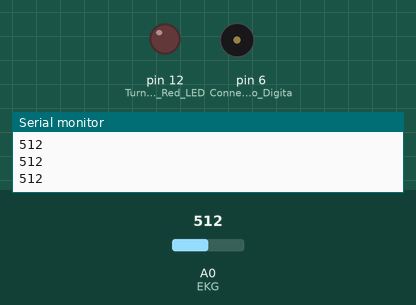
Simulated run of this sketch. Board: Arduino Uno, built with avr-gcc and run on an emulated ATmega328P. Shown: output pins drawn as LEDs (lit = HIGH), buzzer (waves = sounding), the last lines printed to the serial monitor. The test bench sets the inputs (shaded band); at power-on: A0 (EKG) = 512.

Above: at 1.2 s.
1.3 s: A0 (EKG) set to 597
2.8 s: A0 (EKG) set to 620
At 3.5 s:
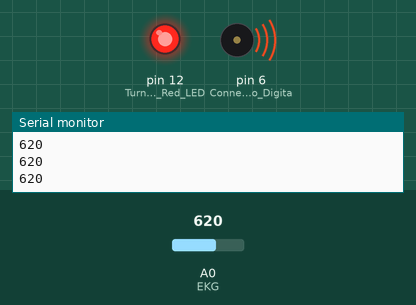
5.8 s: A0 (EKG) set to 600
At 6.4 s:
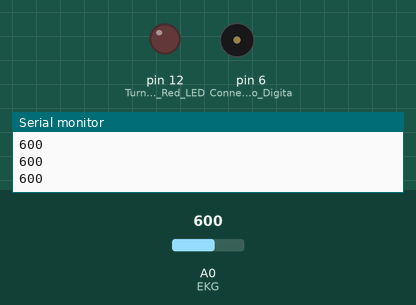
7.3 s: A0 (EKG) set to 716
At 9.72 s:
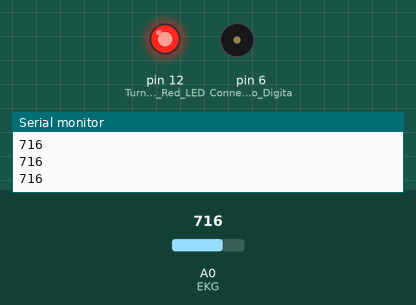
10.3 s: A0 (EKG) set to 511
At 11.1 s:
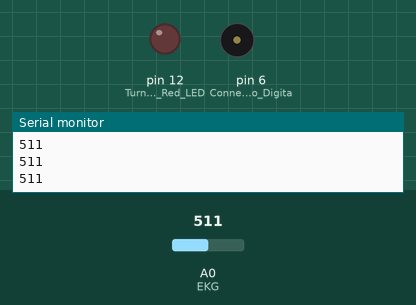
Timing chart, 0 to 12.8 s (numbered marks = the images above; inputs shaded):
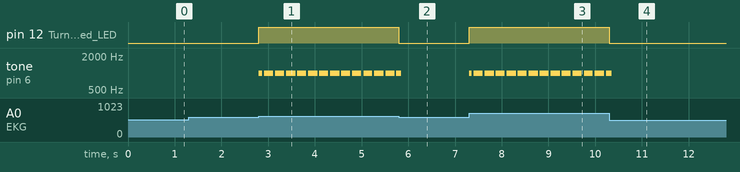

Measured:
- the behaviour switches between 610 and 611 on A0 (EKG) (found by bisection; images 0 and 1)
- after the input at 2.8 s, pin 12 (Turns_on_Red_LED): LOW → HIGH at once; tone on pin 6 (Connect_Speaker_to_Digita): silent → 1000 Hz at once, then repeats every 0.24 s: silent 0.04 s, 1000 Hz 0.20 s
- after the input at 5.8 s, pin 12 (Turns_on_Red_LED): HIGH → LOW at once
- after the input at 7.3 s, pin 12 (Turns_on_Red_LED): LOW → HIGH at once; tone on pin 6 (Connect_Speaker_to_Digita): silent → 1000 Hz at once, then repeats every 0.23 s: silent 0.04 s, 1000 Hz 0.19 s
- after the input at 10.3 s, pin 12 (Turns_on_Red_LED): HIGH → LOW at once

The sketch:

BYB_Heart_Monitor_Arduino_Sketch_timer.ino
```cpp
#define EKG A0 //we are reading from AnalogIn 0

int threshold = 610; //threshold for heartbeat detection, you can play with this value
int finalReading; // the AnalogIn reading
int grabit = 0;
int buffersize = 30;
int reading1[30]; //we have two buffers of 30 elements, this go back and forth to the serial port - needed to proper timing
int reading2[30];
int handoff = 1;
int dump = 0;
////This sets up serial communication values can 9600, 14400, 19200, 28800, 31250, 38400, 57600, and 115200, also 300, 600, 1200, 2400, 4800, but that's too slow for us
int bitrate = 9600; //IMPORTANT!!! 28800 is the minimum speed needed to record at 500 Hz / 14400 is the minimum to record at 250 Hz, 9600 is the minimum for
/// Interrupt number - very important in combination with bit rate to get accurate data
int interrupt_Number=15999; // = (16*10^6) / (1000*8) - 1 // IMPORTANT!!!!! set to 1999 for 1000 Hz sampling, set to 3999 for 500 Hz sampling, set to 7999 for 250Hz sampling, 15999 for 125 Hz Sampling


void setup(){
  Serial.begin(bitrate); //
  pinMode(12,OUTPUT); // Turns on Red LED
  pinMode(6, OUTPUT); // Connect Speaker to Digital Out 6 and Ground to get beep

  // TIMER SETUP- the timer interrupt allows preceise timed measurements of the reed switch
  //for mor info about configuration of arduino timers see http://arduino.cc/playground/Code/Timer1
  cli();//stop interrupts

  //set timer1 interrupt at 1kHz
  TCCR1A = 0;// set entire TCCR1A register to 0
  TCCR1B = 0;// same for TCCR1B
  TCNT1  = 0;//initialize counter value to 0;
  // set timer count for 500 Hz increments
  OCR1A = interrupt_Number;// = (16*10^6) / (1000*8) - 1 // IMPORTANT!!!!! set to 1999 for 1000 Hz sampling, set to 3999 for 500 Hz sampling, set to 7999 for 250Hz sampling
  // turn on CTC mode
  TCCR1B |= (1 << WGM12);
  // Set CS11 bit for 8 prescaler
  TCCR1B |= (1 << CS11);
  // enable timer compare interrupt
  TIMSK1 |= (1 << OCIE1A);

  sei();//allow interrupts
  //END TIMER SETUP
}


ISR(TIMER1_COMPA_vect) {
   finalReading = analogRead(EKG);  //Interrupt at the timing frequency you set above to measure to measure AnalogIn, and filling the buffers
   if (handoff == 1){
    reading1[grabit] = finalReading;
    grabit = grabit + 1;
    if (grabit==buffersize){
     grabit =0;
     handoff = 2;
     dump = 1;
    }
   }
    if (handoff ==2) {
    reading2[grabit] = finalReading;
    grabit = grabit + 1;
    if (grabit==buffersize){
     grabit = 0;
     handoff = 1;
     dump = 2;
    }
    }
  }


void loop(){
    //finalReading = analogRead(EKG);
    //Serial.println(finalReading);
    if(dump!=0){ // dumping the buffers to the serial ports
      if(dump == 1){
          for(int i = 0; i < buffersize; i++){
          //Serial.print("reading1 = ");
          Serial.println(reading1[i]);
          }
          dump = 0;
      }
      if(dump == 2){
          for(int i = 0; i < buffersize; i++){
      //    Serial.print("reading2 = ");
          Serial.println(reading2[i]);
          }
          dump = 0;
      }
    }

    if(finalReading > threshold){ // Threshold to detect heartbeats
        tone(6,1000,50); // Beep the Speaker
        digitalWrite(12, HIGH);   // sets the LED on
        }
     else{
       digitalWrite(12, LOW);
     }
}
```
